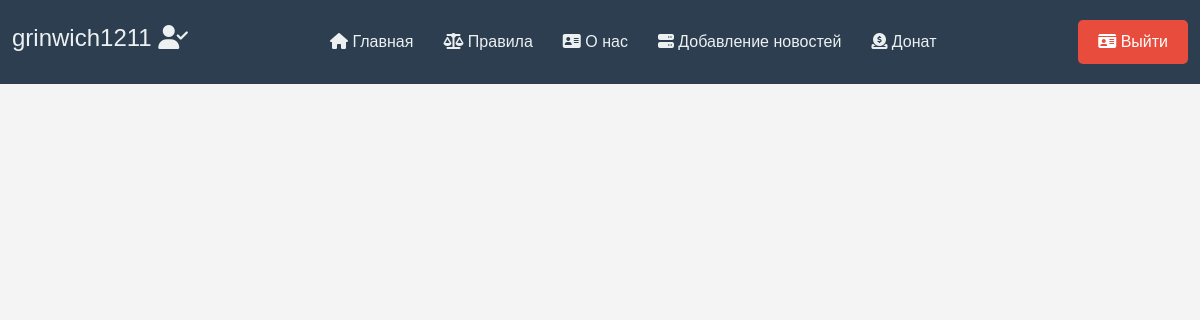
Before: /shop/basket/ (signed in) with the older database file.
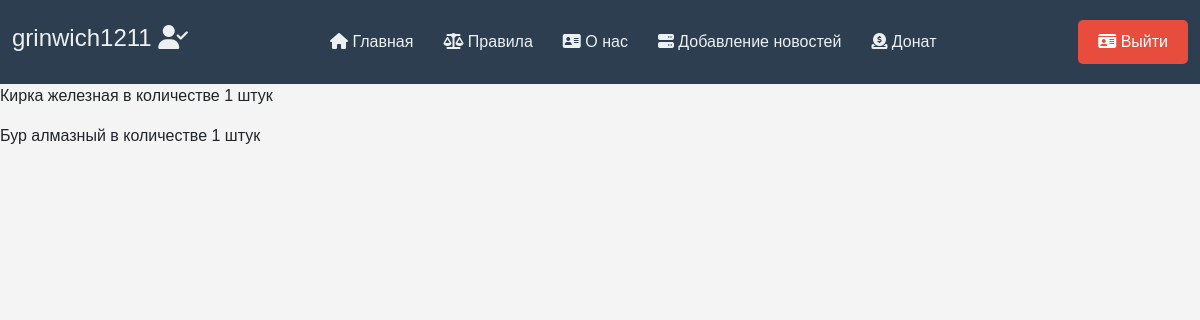
After: the same page with the newer database file.
### shop/models.py (models this page shows, shortened)
class Baskets(models.Model):
    user = models.ForeignKey(settings.AUTH_USER_MODEL,
                                 on_delete=models.CASCADE,
                                default=None
                                 )
    product = models.ForeignKey(Products,
                                on_delete=models.CASCADE,
                                default=None
                                )
    value = models.IntegerField(default=1)
    class Meta:
        verbose_name = 'Корзина'
        verbose_name_plural = 'Корзины'

class Products(models.Model):
    BLOCK = 'BL'
    TOOL = 'T'
    BOOK = 'BO'
    TYPES = {
        (BLOCK, 'Блок'),
        (TOOL, 'Инструмент'),
        (BOOK, 'Книга')
    }
    VANILA = 'V'
    IC2 = 'I'
    TERMO = 'T'
    MODES = {
        (VANILA, 'Ванила'),
        (IC2, 'Indastrial Craft2'),
        (TERMO, 'Termo')
    }
    name = models.CharField('Название', max_length=50)
    price = models.IntegerField('Цена')
    type = models.CharField('Тип товара', max_length=2, choices=TYPES)
    mode = models.CharField('Мод', max_length=1, choices= MODES)
    def __str__(self):
        return self.name
    class Meta:
        verbose_name = 'Товар'
        verbose_name_plural = 'Товары'

### shop/views.py (the view)
# urls.py: path('basket/', views.basket, name='basket')
@ login_required
def basket(request):
    username = request.user.username
    status = User_Status.objects.get(username = request.user.id).Isverified
    products = Baskets.objects.order_by('user')
    user = request.user
    data={
        'status':status,
        'username':username,
        'products': products,
        'user':user
    }
    return render(request, 'shop/Basket.html', data)

### shop/templates/shop/Basket.html (shortened to what this page needs)
{% extends 'patterns/header.html' %}
{% load static %}
{% block home %}
    {% for el in products %}
        {% if el.user == user %}
            <p>{{el.product}} в количестве {{el.value}} штук</p>
        {% endif %}
    {% endfor %}
{% endblock %}

Changed rows visible on the page:
added Baskets: product "Кирка железная", value "1"
added Baskets: product "Бур алмазный", value "1"
